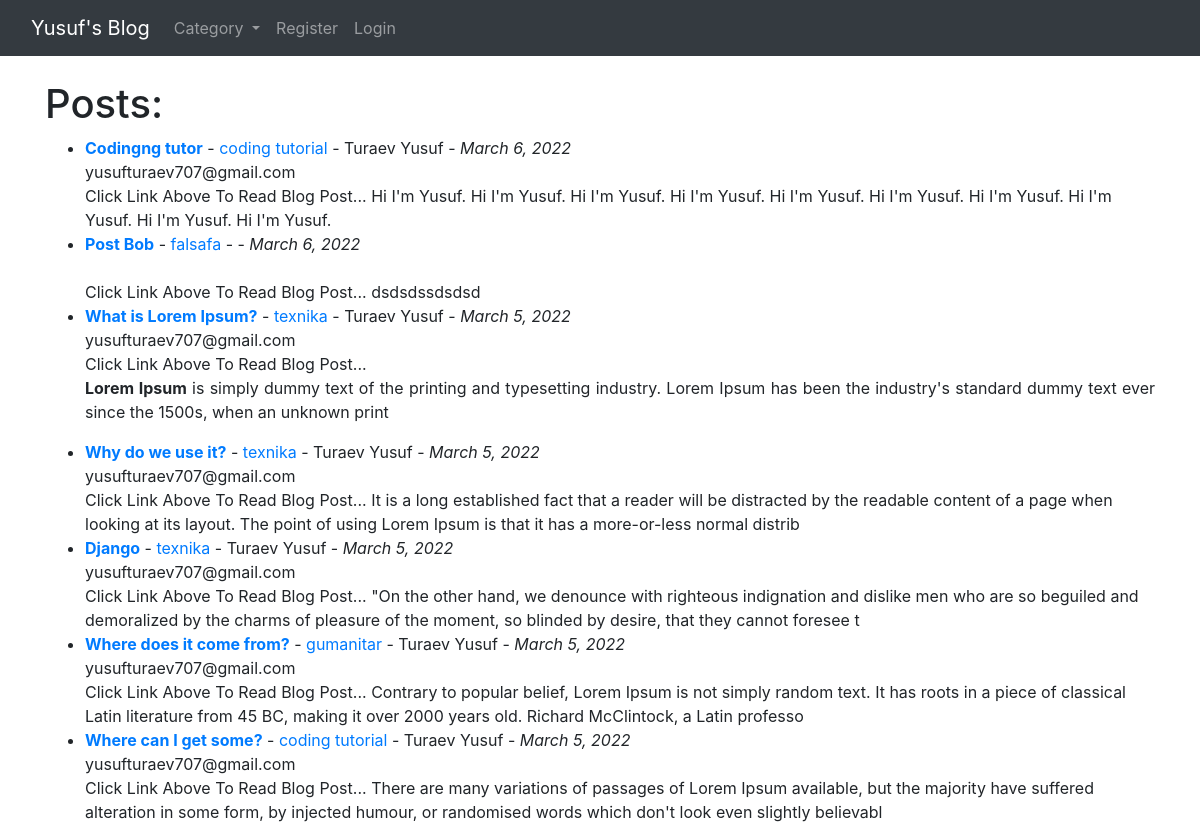
The app's page /, older data.
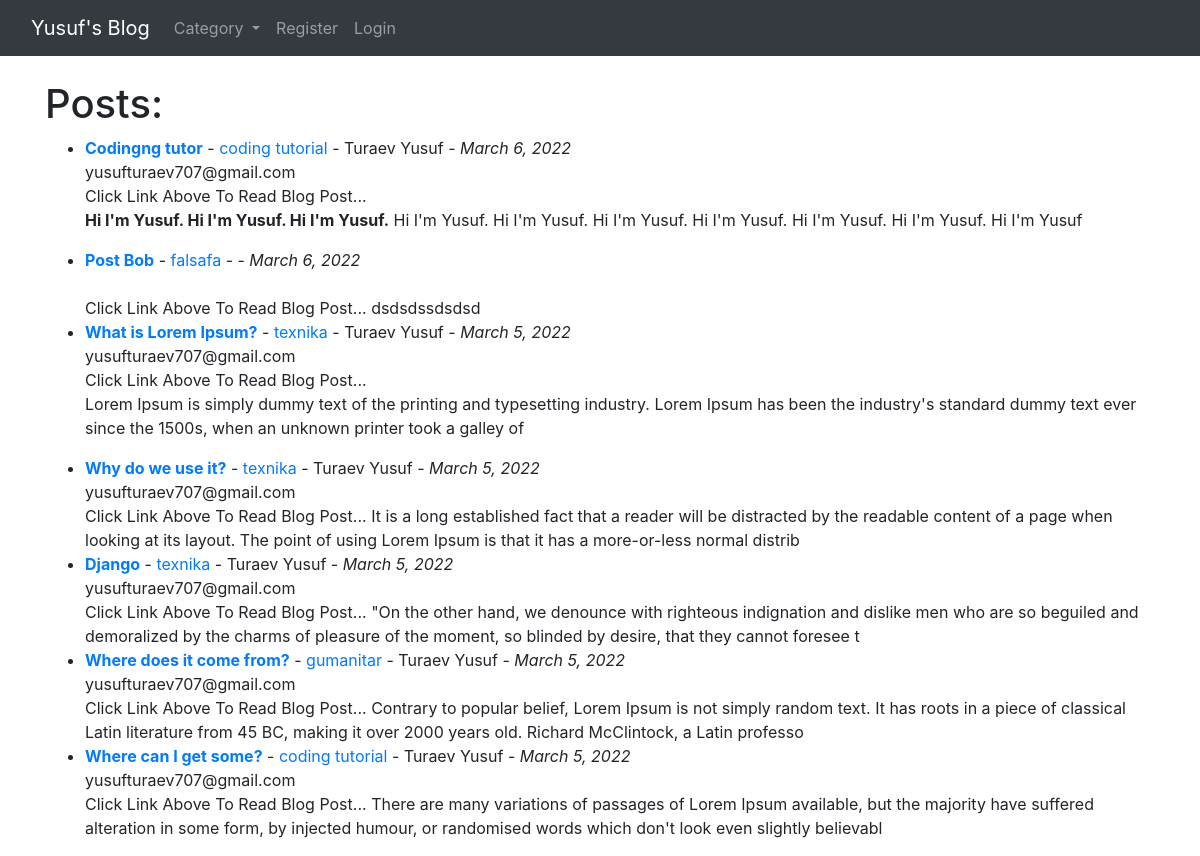
The same page, newer data.
### blog/models.py (models this page shows, shortened)
class Post(models.Model):
    title = models.CharField(max_length=255)
    header_image = models.ImageField(upload_to='images/', null=True, blank=True)
    tag = models.CharField(max_length=255, null=True, blank=True)
    author = models.ForeignKey(User, on_delete=models.CASCADE)
    body = RichTextField(blank=True, null=True)
    post_date = models.DateField(auto_now_add=True)
    category = models.ForeignKey(Category, on_delete=models.CASCADE, null=True, blank=True)
    snippet = models.CharField(max_length=255, default='Click Link Above To Read Blog Post...')
    likes = models.ManyToManyField(User, related_name='blog_posts')

class Category(models.Model):
    name = models.CharField(max_length=255)
    status = models.BooleanField(default=True)
    def __str__(self):
        return self.name

### blog/views.py (the view)
# urls.py: path('', HomeView.as_view(), name="home"),
class HomeView(ListView):
    model = Post
    template_name = "blog/home.html"
    context_object_name = 'posts'
    ordering = ['-post_date']
    def get_context_data(self, *args, **kwargs):
        cat_menu = Category.objects.all()
        context = super(HomeView, self).get_context_data(*args, **kwargs)
        context["cat_menu"] = cat_menu
        return context

### blog/templates/blog/home.html (shortened to what this page needs)
{% extends "base.html" %}
{% block content %}
    <h1>Posts:</h1>
    <ul>
        {% for post in posts %}
            <li>
                <b><a href="{% url 'article-detail' post.pk %}">{{ post.title }}</a></b> -
                <a href="{% url 'category' post.category|slugify %}">{{ post.category }}</a>
                - {{ post.author.first_name }}
                {{ post.author.last_name }} - <span><i>{{ post.post_date }}</i></span>
                <br>
                {{ post.author.email }}
                <br>
            {{ post.snippet }}
                {{ post.body|safe|slice:":200" }}
            </li>
        {% endfor %}
    </ul>
{% endblock %}}

Row changes from the older to the newer data that the page shows:
changed Post "Codingng tutor": body "Hi I'm Yusuf. Hi I'm Yusuf. Hi I'm Yusuf. Hi I'm Yusuf. Hi I'm Yusuf. Hi I'm Yusuf. Hi I'm Yusuf. Hi I'm Yusuf. Hi I'm Yusuf. Hi I'm Yusuf." → "Hi I'm Yusuf. Hi I'm Yusuf. Hi I'm Yusuf. Hi I'm Yusuf. Hi I'm Yusuf. Hi I'm Yusuf. Hi I'm Yusuf. Hi I'm Yusuf. Hi I'm Yusuf. Hi I'm Yusuf"
changed Post "What is Lorem Ipsum?": body "…1500s, when an unknown print" → "…1500s, when an unknown printer took a galley of"
